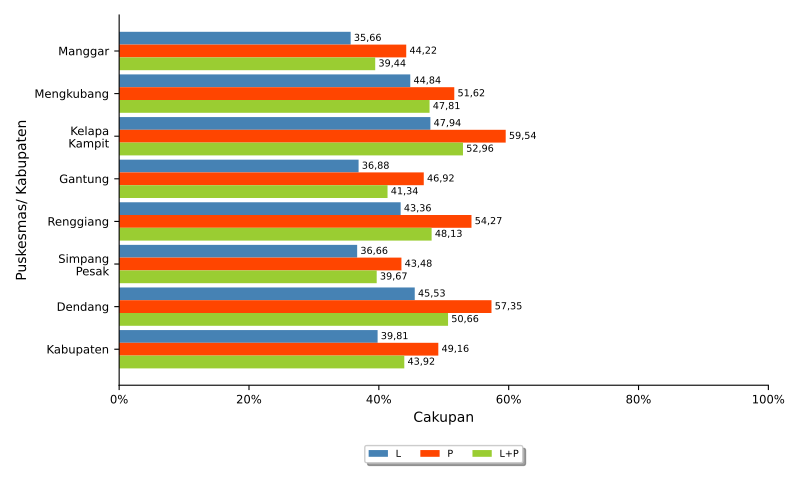

The Python source for this figure:
import numpy as np
import matplotlib.pyplot as plt
import pandas
from textwrap import wrap
from matplotlib.ticker import FuncFormatter
import locale
locale.setlocale(locale.LC_ALL, 'id_ID.UTF8')

import sys, os, inspect
currentdir = os.path.dirname(os.path.abspath(inspect.getfile(inspect.currentframe())))
parentdir = os.path.dirname(currentdir)
sys.path.insert(0, parentdir)

berkasData = currentdir +'\\bab_05_24_dataBalitaDitimbang.csv'
berkasSimpan = currentdir +'\\bab_05_24_balitaDitimbang.pdf'
# judulDiagram = 'Cakupan Balita Ditimbang\nTahun 2021'
sumbuX = 'Cakupan'
sumbuY = 'Puskesmas\ Kabupaten'
tickerSumbuX = np.arange(0,110,20)
labelBar1 = 'L'
labelBar2 = 'P'
labelBar3 = 'L+P'

# read data file
colnames = ['puskesmas','L','P','LP']
data = pandas.read_csv(berkasData, names=colnames, sep=';')
puskesmas = data.puskesmas.tolist()
bar1 = data.L.tolist()
bar2 = data.P.tolist()
bar3 = data.LP.tolist()

ind = np.arange(len(puskesmas))  # the x locations for the groups
width = 0.3       # the width of the bars
widthDL = 0.5      # spacing for data labels

# make bars
fig, ax = plt.subplots()
rects1 = ax.barh(ind, bar1, width, color='steelblue', label=labelBar1)
rects2 = ax.barh(ind + width, bar2, width, color='orangered', label = labelBar2)
rects3 = ax.barh(ind + 2*width, bar3, width, color='yellowgreen', label = labelBar3)

# add some text for labels, title and axes ticks
# ax.set_title(judulDiagram)
ax.set_xticks(tickerSumbuX)
ax.set_xlabel(sumbuX)
ax.xaxis.set_major_formatter(FuncFormatter(lambda x, pos: "{:n}%".format(x)))

ax.set_yticks(ind+width)
ax.set_yticklabels(list([ '\n'.join(wrap(l, 10)) for l in puskesmas ]))
ax.invert_yaxis()
ax.set_ylabel(sumbuY)

ax.tick_params(axis='both', which='major', labelsize='small')
ax.spines['top'].set_visible(False)
ax.spines['right'].set_visible(False)

# make legend box
box = ax.get_position()
ax.set_position([box.x0, box.y0 + box.height * 0.1, box.width, box.height * 0.9])
ax.legend(fontsize='x-small', loc='upper center', bbox_to_anchor=(0.5, -0.15), fancybox=True, shadow=True, ncol=3)

# add data label
for i, v in enumerate(bar1):
    ax.text(v + widthDL, i, '{:n}'.format(v), ha='left', va='center', fontsize='x-small')
for i, v in enumerate(bar2):
    ax.text(v + widthDL, i + width, '{:n}'.format(v), ha='left', va='center', fontsize='x-small')
for i, v in enumerate(bar3):
    ax.text(v + widthDL, i + 2*width, '{:n}'.format(v), ha='left', va='center', fontsize='x-small')

# finishing
pyrfig = plt.figure(1)
pyrfig.set_figwidth(8)
pyrfig.set_figheight(5)
# tight_layout to make consistent size
# adjust subplot to make room for legend
fig.subplots_adjust(bottom=-0.15)
plt.tight_layout()
plt.savefig(berkasSimpan)
plt.close(pyrfig)
# plt.show()
